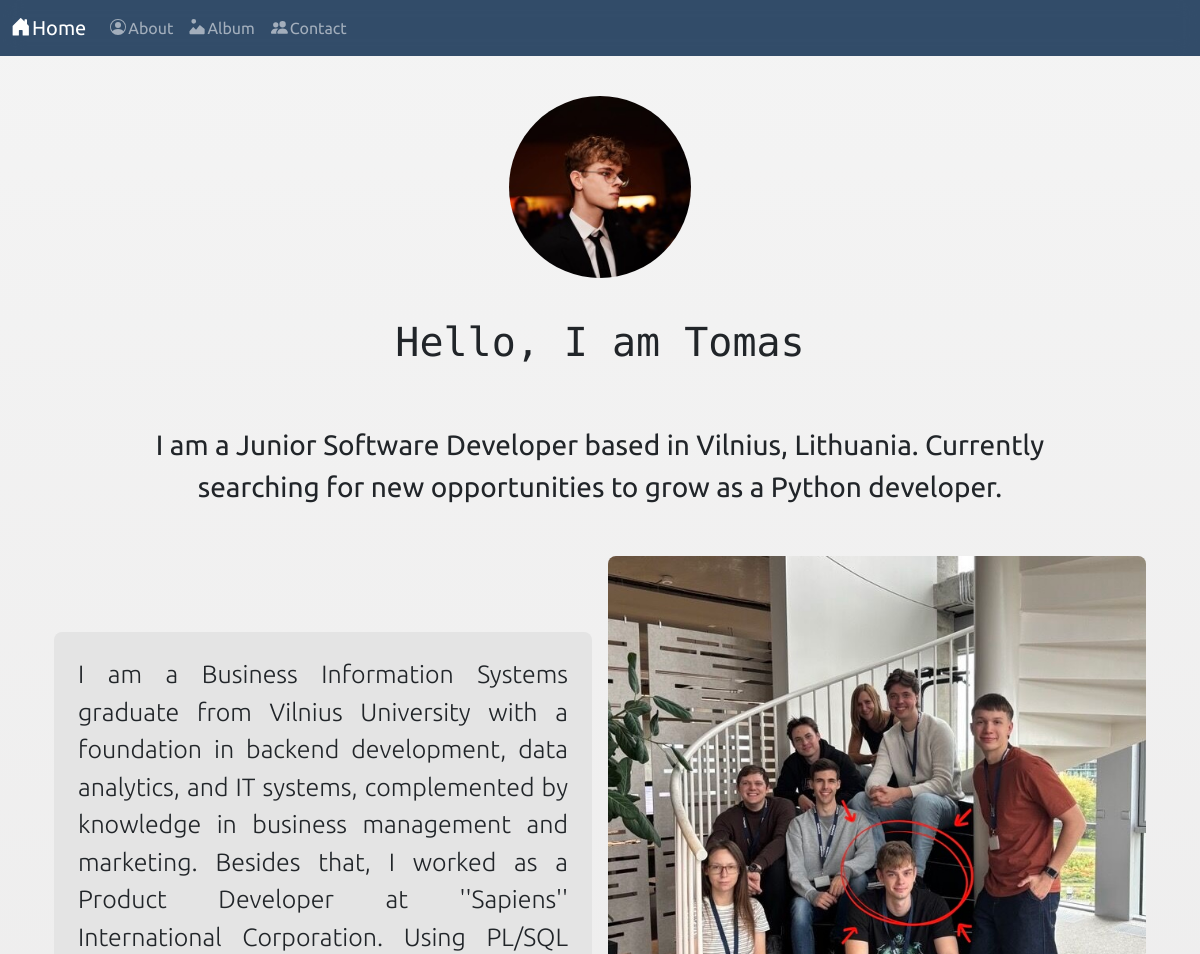
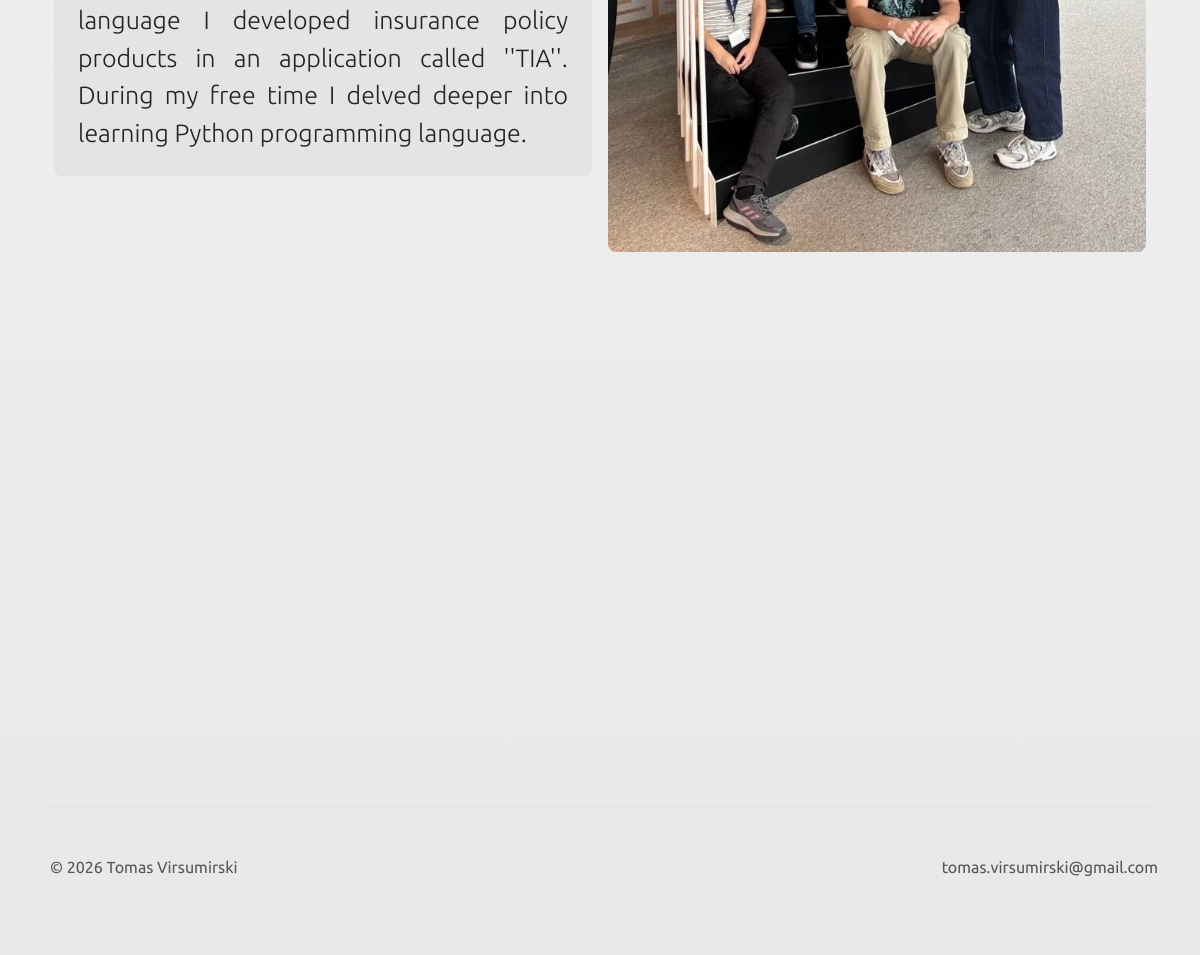
The page / on the database its author committed (2 pictures, top to bottom).
### main.py (models this page shows)
class Text(db.Model):
    id: Mapped[int] = mapped_column(primary_key=True)
    context: Mapped[str] = mapped_column(unique=True)
    text: Mapped[str]

### main.py (the view)
@app.route('/', methods = ['GET', 'POST'])
def main():
    text1 = db.session.execute(db.select(Text).filter_by(context = "main-page-intro")).scalar()
    text2 = db.session.execute(db.select(Text).filter_by(context = "main-page-more")).scalar()
    return render_template("index.html", text1 = text1, text2 = text2)

### templates/index.html (shortened to what this page needs)
{% include "header.html" %}
<body id="top">
   <div class="container">
      <div class="row gx-4 gx-lg-5 justify-content-center">
         <img src="./static/assets/profile-pic.jpg" alt="profile-picture" style="display: block; margin: 40px auto; width: 230px; height: auto; border-radius: 50%;">
         <h1 class="greeting text-center">Hello, I am Tomas</h1>
         <p class="introduction">{{ text1.text }}</p>
      </div>
      <div class="container my-5">
         <div class="row align-items-center justify-content-center g-3">
            <div class="col-lg-6">
               <div class="text-box p-4">
                  <p class="more-about-me mb-0">
                     {{ text2.text }}
                  </p>
               </div>
            </div>
            <div class="col-lg-6 text-center">
               <img class="img-fluid" src="./static/assets/me-n-team.jpg" id="me-n-team">
            </div>
         </div>
      </div>
   </div>
</body>
{% include "footer.html" %}

### templates/header.html (shortened to what this page needs)
<!DOCTYPE html>
<html>
  <head>
    <link href="https://cdn.jsdelivr.net/npm/bootstrap@5.3.8/dist/css/bootstrap.min.css" rel="stylesheet">
    <link href="{{ url_for('static', filename='css/styles.css') }}" rel="stylesheet">
  </head>
  <body>
    <nav class="navbar navbar-expand-lg navbar-dark custom-navbar sticky-top">
        <div class="container-fluid">
        {% set current_path = request.path %}
          <a class="navbar-brand d-flex align-items-center"
          {% if current_path == '/' %}
          href="#" onclick="scrollToTop()"
          {% else %}
          href="{{ url_for('main') }}"
          {% endif %}>
          Home</a>
          <div class="collapse navbar-collapse" id="navbarNav">
            <ul class="navbar-nav">
              <li class="nav-item">
                <a class="nav-link d-flex align-items-center" aria-current="page"
                {% if current_path == '/about' %}
                href="#" onclick="scrollToTop()"
                {% else %}
                href="{{ url_for('about_me') }}"
                {% endif %}>
                  About</a>
              </li>
              <li class="nav-item">
                <a class="nav-link d-flex align-items-center"
                {% if current_path == '/album' %}
                href="#" onclick="scrollToTop()"
                {% else %}
                href="{{ url_for('album') }}"
                {% endif %}><svg xmlns="http://www.w3.org/2000/svg" width="18" height="18" fill="currentColor" class="bi bi-image-alt" viewBox="0 0 18 19">
                    <path d="M7 2.5a2.5 2.5 0 1 1-5 0 2.5 2.5 0 0 1 5 0m4.225 4.053a.5.5 0 0 0-.577.093l-3.71 4.71-2.66-2.772a.5.5 0 0 0-.63.062L.002 13v2a1 1 0 0 0 1 1h14a1 1 0 0 0 1-1v-4.5z"/>
                  </svg>Album</a>
              </li>
              <li class="nav-item">
                <a class="nav-link d-flex align-items-center"
                {% if current_path == '/contact' %}
                href="#" onclick="scrollToTop()"
                {% else %}
                href="{{ url_for('contact') }}"
                {% endif %}>
                  Contact</a>
              </li>
            </ul>
          </div>
        </div>
    </nav>
  </body>
</html>

### templates/footer.html (shortened to what this page needs)
<body>
<div class="container">
    <footer class="d-flex flex-wrap justify-content-between align-items-center py-5 my-5 border-top custom-footer">
       <div class="col-md-4 d-flex align-items-center">
          <span class="mb-3 mb-md-0 text-body-secondary">© 2026 Tomas Virsumirski</span>
       </div>
       <ul class="nav col-md-4 justify-content-end list-unstyled d-flex">
          <li class="ms-3">
             <a class="text-body-secondary socials" href="mailto:tomas.virsumirski@gmail.com" aria-label="email">tomas.virsumirski@gmail.com</a>
          </li>
       </ul>
    </footer>
 </div>
</body>

### static/css/styles.css (style rules this page uses)
.greeting { text-align: center; font-family: "Source Code Pro"; }
.introduction { display: block; margin: 0 auto; max-width: 1000px; text-align:center; font-family: "Ubuntu"; font-size: 28px; margin-top: 50px; }
body { font-family: "Ubuntu"; background: linear-gradient(#F4F4F4, #e9e8e8); }
.custom-navbar { background: rgba(12, 43, 78, 0.83); backdrop-filter: blur(10px); font-family: "Ubuntu"; -webkit-backdrop-filter: blur(10px); }
.text-box { background-color: #e4e4e4; border-radius: 8px; }
.more-about-me { font-family: "Ubuntu"; font-size: 25px; text-align: justify; font-weight: 380; }
#me-n-team { width: 550px; height: auto; border-radius: 8px; }
.socials { display: inline-block; color: #153a66; transition: color 0.3s ease, transform 0.5s ease; text-decoration: none; }

### rows shown on the page
Text: text "I am a Junior Software Developer based in Vilnius, Lithuania. Currently searching for new opportunities to grow as a Python developer."
Text: text "I am a Business Information Systems graduate from Vilnius University with a foundation in backend development, data analytics, and IT systems, complemented by knowledge in business management and marketing. Besides that, I worked as a Product Developer at ''Sapiens'' International Corporation. Using PL/SQL language I developed insurance policy products in an application called ''TIA''. During my free time I delved deeper into learning Python programming language."
